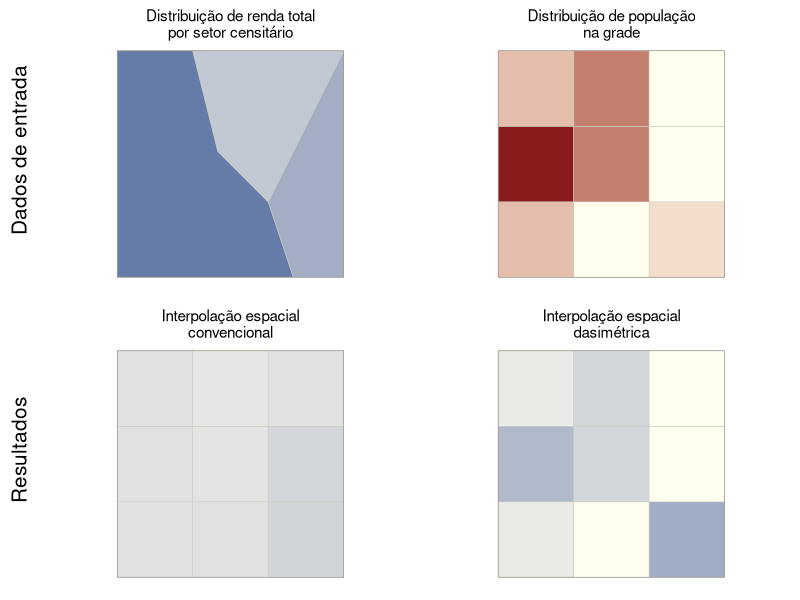

Generate this figure with R:
library(sf)
library(data.table)
library(ggplot2)
library(cowplot)

setores <- st_sf(
  renda_total = c(50, 30, 20),
  id_setor = 1:3,
  geometry = st_sfc(
    st_polygon(list(rbind(c(0, 0), c(7, 0), c(6, 3), c(4, 5), c(3, 9), c(0, 9), c(0, 0)))),
    st_polygon(list(rbind(c(7, 0), c(6, 3), c(9, 9), c(9, 0), c(7, 0)))),
    st_polygon(list(rbind(c(6, 3), c(4, 5), c(3, 9), c(9, 9), c(6, 3))))
  )
)

grade <- st_sf(
  populacao = c(10, 0, 5, 35, 20, 0, 10, 20, 0),
  id_grade = 1:9,
  geometry = st_sfc(
    st_polygon(list(rbind(c(0, 0), c(3, 0), c(3, 3), c(0, 3), c(0, 0)))),
    st_polygon(list(rbind(c(3, 0), c(6, 0), c(6, 3), c(3, 3), c(3, 0)))),
    st_polygon(list(rbind(c(6, 0), c(9, 0), c(9, 3), c(6, 3), c(6, 0)))),
    st_polygon(list(rbind(c(0, 3), c(3, 3), c(3, 6), c(0, 6), c(0, 3)))),
    st_polygon(list(rbind(c(3, 3), c(6, 3), c(6, 6), c(3, 6), c(3, 3)))),
    st_polygon(list(rbind(c(6, 3), c(9, 3), c(9, 6), c(6, 6), c(6, 3)))),
    st_polygon(list(rbind(c(0, 6), c(3, 6), c(3, 9), c(0, 9), c(0, 6)))),
    st_polygon(list(rbind(c(3, 6), c(6, 6), c(6, 9), c(3, 9), c(3, 6)))),
    st_polygon(list(rbind(c(6, 6), c(9, 6), c(9, 9), c(6, 9), c(6, 6))))
  )
)

# interpolacao convencional

inter_conv <- st_interpolate_aw(setores, grade, extensive = TRUE)
inter_conv$id_setor <- NULL

# interpolacao dasimetrica

grade$area_grade <- st_area(grade)
setores$area_setor <- st_area(setores)

inter_dasim <- st_intersection(grade, setores)
setDT(inter_dasim)
inter_dasim[, area_pedaco := st_area(st_sf(inter_dasim))]
inter_dasim[, prop_area_grade := area_pedaco / area_grade]
inter_dasim[, pop_pedaco := prop_area_grade * populacao]
inter_dasim[, pop_setor := sum(pop_pedaco), by = id_setor]
inter_dasim[, prop_pop_setor := pop_pedaco / pop_setor]
inter_dasim[is.nan(prop_pop_setor), prop_pop_setor := 0]
inter_dasim[, renda_pedaco := renda_total * prop_pop_setor]
inter_dasim <- inter_dasim[, .(renda_total = sum(renda_pedaco)), by = id_grade]
inter_dasim[as.data.table(grade), on = "id_grade", geometry := i.geometry]
inter_dasim <- st_sf(inter_dasim)

# figura

borda <- st_union(grade)

tema_padrao <- theme_minimal() +
  theme(
    axis.ticks = element_blank(),
    axis.text = element_blank(),
    panel.grid = element_blank(),
    legend.position = "none",
    plot.title = element_text(
      hjust = 0.5,
      vjust = 0.5,
      size = 11,
      margin = margin(b = 0)
    )
  )

plot_setores <- ggplot(setores) +
  geom_sf(aes(fill = renda_total), color = "ivory3") +
  geom_sf(data = borda, color = "ivory4", fill = NA) +
  scale_fill_gradient(low = "ivory", high = "dodgerblue4", limits = c(0, 70)) +
  ggtitle("Distribuição de renda total\npor setor censitário") +
  tema_padrao

plot_grade <- ggplot(grade) +
  geom_sf(aes(fill = populacao), color = "ivory3") +
  geom_sf(data = borda, color = "ivory4", fill = NA) +
  scale_fill_gradient(low = "ivory", high = "firebrick4") +
  ggtitle("Distribuição de população\nna grade") +
  tema_padrao

plot_inter_conv <- ggplot(inter_conv) +
  geom_sf(aes(fill = renda_total), color = "ivory3") +
  geom_sf(data = borda, color = "ivory4", fill = NA) +
  scale_fill_gradient(low = "ivory", high = "dodgerblue4", limits = c(0, 70)) +
  ggtitle("Interpolação espacial\nconvencional") +
  tema_padrao

plot_inter_dasim <- ggplot(inter_dasim) +
  geom_sf(aes(fill = renda_total), color = "ivory3") +
  geom_sf(data = borda, color = "ivory4", fill = NA) +
  scale_fill_gradient(low = "ivory", high = "dodgerblue4", limits = c(0, 70)) +
  ggtitle("Interpolação espacial\ndasimétrica") +
  tema_padrao

titulo_cima <- ggdraw() + draw_label("Dados de entrada", size = 15, angle = 90)
plot_cima <- plot_grid(
  titulo_cima,
  plot_setores,
  plot_grade,
  nrow = 1,
  rel_widths = c(0.3, 3, 3)
)

titulo_baixo <- ggdraw() + draw_label("Resultados", size = 15, angle = 90)
plot_baixo <- plot_grid(
  titulo_baixo,
  plot_inter_conv,
  plot_inter_dasim,
  nrow = 1,
  rel_widths = c(0.3, 3, 3)
)

plot_final <- plot_grid(plot_cima, plot_baixo, ncol = 1)

ggsave(
  "resultados/proposta_figura_esquematica_interp_dasim.png",
  plot = plot_final,
  width = 4.4,
  height = 4,
  units = "in"
)
